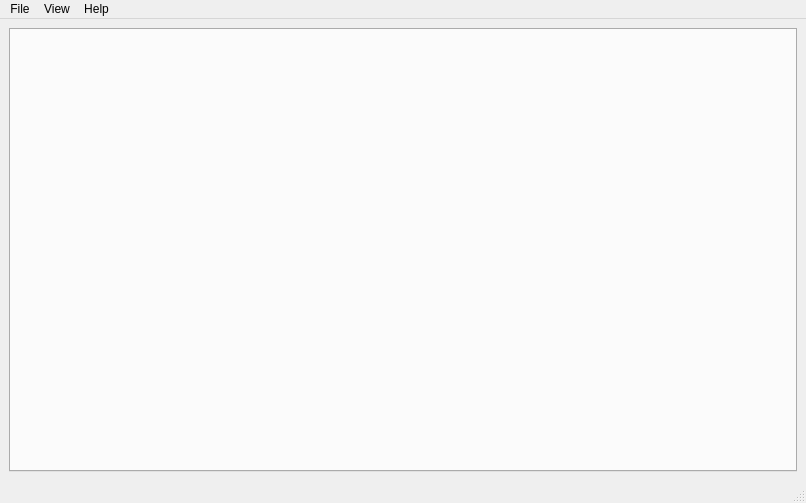
<?xml version="1.0" encoding="UTF-8"?>
<ui version="4.0">
 <class>dicto</class>
 <widget class="QMainWindow" name="dicto">
  <property name="geometry">
   <rect>
    <x>0</x>
    <y>0</y>
    <width>806</width>
    <height>503</height>
   </rect>
  </property>
  <property name="maximumSize">
   <size>
    <width>16777215</width>
    <height>16777215</height>
   </size>
  </property>
  <property name="windowTitle">
   <string>Dicto</string>
  </property>
  <property name="windowIcon">
   <iconset resource="images.qrc">
    <normaloff>:/img/logo.png</normaloff>:/img/logo.png</iconset>
  </property>
  <widget class="QWidget" name="centralwidget">
   <property name="sizePolicy">
    <sizepolicy hsizetype="Preferred" vsizetype="Preferred">
     <horstretch>0</horstretch>
     <verstretch>0</verstretch>
    </sizepolicy>
   </property>
   <property name="maximumSize">
    <size>
     <width>16777215</width>
     <height>16777215</height>
    </size>
   </property>
   <layout class="QGridLayout" name="gridLayout">
    <item row="0" column="0">
     <widget class="QTabWidget" name="tabWidget">
      <property name="sizePolicy">
       <sizepolicy hsizetype="Preferred" vsizetype="Preferred">
        <horstretch>0</horstretch>
        <verstretch>0</verstretch>
       </sizepolicy>
      </property>
      <property name="font">
       <font>
        <family>Courier</family>
        <pointsize>12</pointsize>
       </font>
      </property>
      <property name="currentIndex">
       <number>-1</number>
      </property>
      <property name="documentMode">
       <bool>false</bool>
      </property>
      <property name="tabsClosable">
       <bool>true</bool>
      </property>
      <property name="movable">
       <bool>true</bool>
      </property>
      <property name="tabBarAutoHide">
       <bool>false</bool>
      </property>
     </widget>
    </item>
   </layout>
  </widget>
  <widget class="QMenuBar" name="menubar">
   <property name="geometry">
    <rect>
     <x>0</x>
     <y>0</y>
     <width>806</width>
     <height>22</height>
    </rect>
   </property>
   <property name="font">
    <font>
     <weight>50</weight>
     <italic>false</italic>
     <bold>false</bold>
     <underline>false</underline>
     <strikeout>false</strikeout>
    </font>
   </property>
   <widget class="QMenu" name="menuFile">
    <property name="font">
     <font>
      <weight>50</weight>
      <italic>false</italic>
      <bold>false</bold>
      <underline>false</underline>
      <strikeout>false</strikeout>
     </font>
    </property>
    <property name="title">
     <string>File</string>
    </property>
    <addaction name="actionNew_file"/>
    <addaction name="actionOpen_file"/>
    <addaction name="actionSave"/>
    <addaction name="actionSave_as"/>
   </widget>
   <widget class="QMenu" name="menuHelp">
    <property name="title">
     <string>Help</string>
    </property>
    <addaction name="actionAbout"/>
   </widget>
   <widget class="QMenu" name="menuView">
    <property name="title">
     <string>View</string>
    </property>
    <addaction name="actionZoomIn"/>
    <addaction name="actionZoomOut"/>
   </widget>
   <addaction name="menuFile"/>
   <addaction name="menuView"/>
   <addaction name="menuHelp"/>
  </widget>
  <widget class="QStatusBar" name="statusbar"/>
  <action name="actionNew_file">
   <property name="icon">
    <iconset resource="images.qrc">
     <normaloff>:/img/file-regular.svg</normaloff>:/img/file-regular.svg</iconset>
   </property>
   <property name="text">
    <string>New file</string>
   </property>
   <property name="shortcut">
    <string>Ctrl+N</string>
   </property>
  </action>
  <action name="actionOpen_file">
   <property name="icon">
    <iconset resource="images.qrc">
     <normaloff>:/img/arrow-up-from-bracket-solid.svg</normaloff>:/img/arrow-up-from-bracket-solid.svg</iconset>
   </property>
   <property name="text">
    <string>Open file</string>
   </property>
   <property name="shortcut">
    <string>Ctrl+O</string>
   </property>
  </action>
  <action name="actionSave">
   <property name="icon">
    <iconset resource="images.qrc">
     <normaloff>:/img/floppy-disk-regular.svg</normaloff>:/img/floppy-disk-regular.svg</iconset>
   </property>
   <property name="text">
    <string>Save</string>
   </property>
   <property name="shortcut">
    <string>Ctrl+S</string>
   </property>
  </action>
  <action name="actionSave_as">
   <property name="icon">
    <iconset resource="images.qrc">
     <normaloff>:/img/floppy-disk-regular.svg</normaloff>:/img/floppy-disk-regular.svg</iconset>
   </property>
   <property name="text">
    <string>Save as...</string>
   </property>
   <property name="shortcut">
    <string>Ctrl+Shift+S</string>
   </property>
  </action>
  <action name="actionAbout">
   <property name="icon">
    <iconset resource="images.qrc">
     <normaloff>:/img/circle-info-solid.svg</normaloff>:/img/circle-info-solid.svg</iconset>
   </property>
   <property name="text">
    <string>About</string>
   </property>
  </action>
  <action name="actionZoomIn">
   <property name="icon">
    <iconset resource="images.qrc">
     <normaloff>:/img/plus-solid.svg</normaloff>:/img/plus-solid.svg</iconset>
   </property>
   <property name="text">
    <string>Zoom in</string>
   </property>
   <property name="shortcut">
    <string>Ctrl++</string>
   </property>
  </action>
  <action name="actionZoomOut">
   <property name="icon">
    <iconset resource="images.qrc">
     <normaloff>:/img/minus-solid.svg</normaloff>:/img/minus-solid.svg</iconset>
   </property>
   <property name="text">
    <string>Zoom out</string>
   </property>
   <property name="shortcut">
    <string>Ctrl+-</string>
   </property>
  </action>
 </widget>
 <resources>
  <include location="images.qrc"/>
 </resources>
 <connections/>
</ui>
